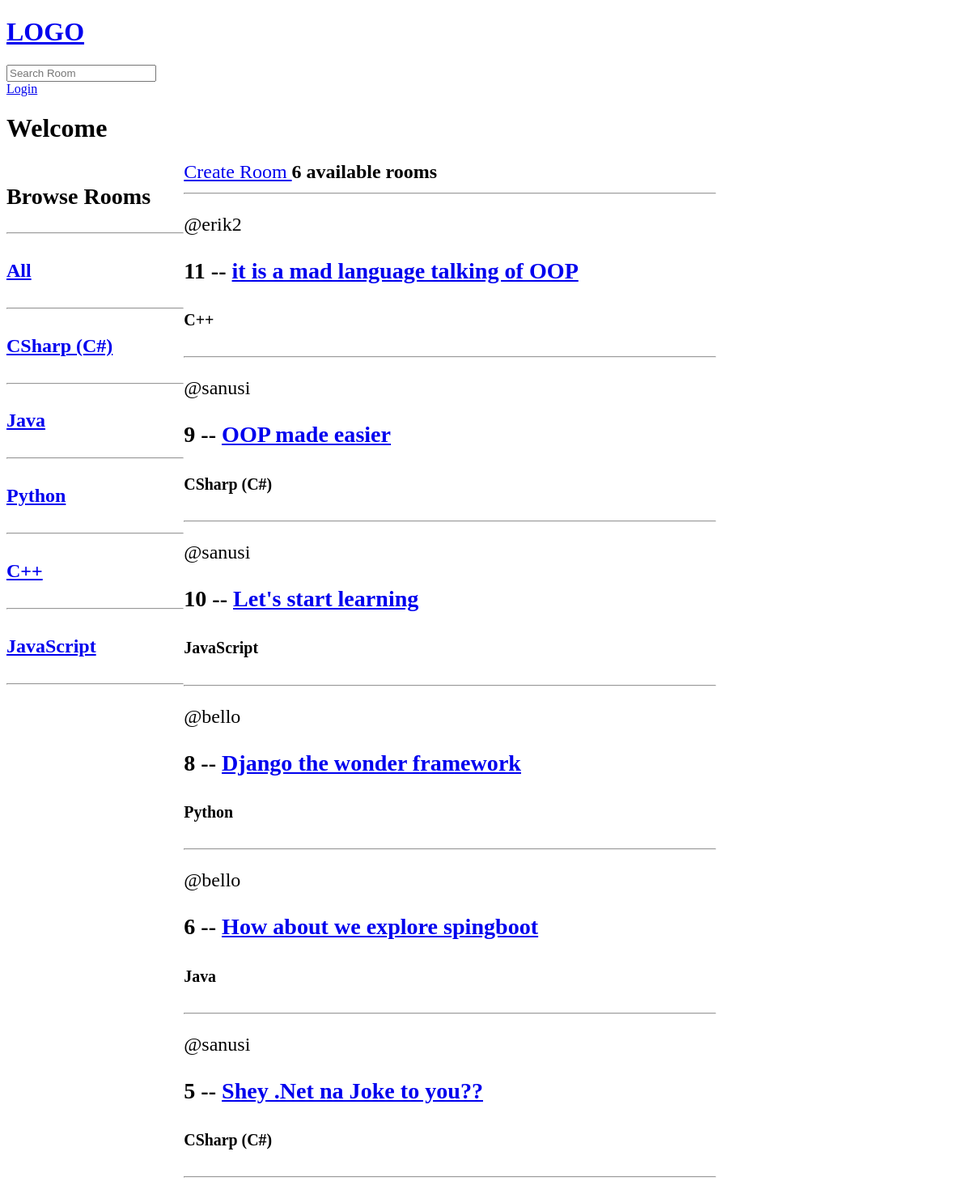
Before: / with the older database file.
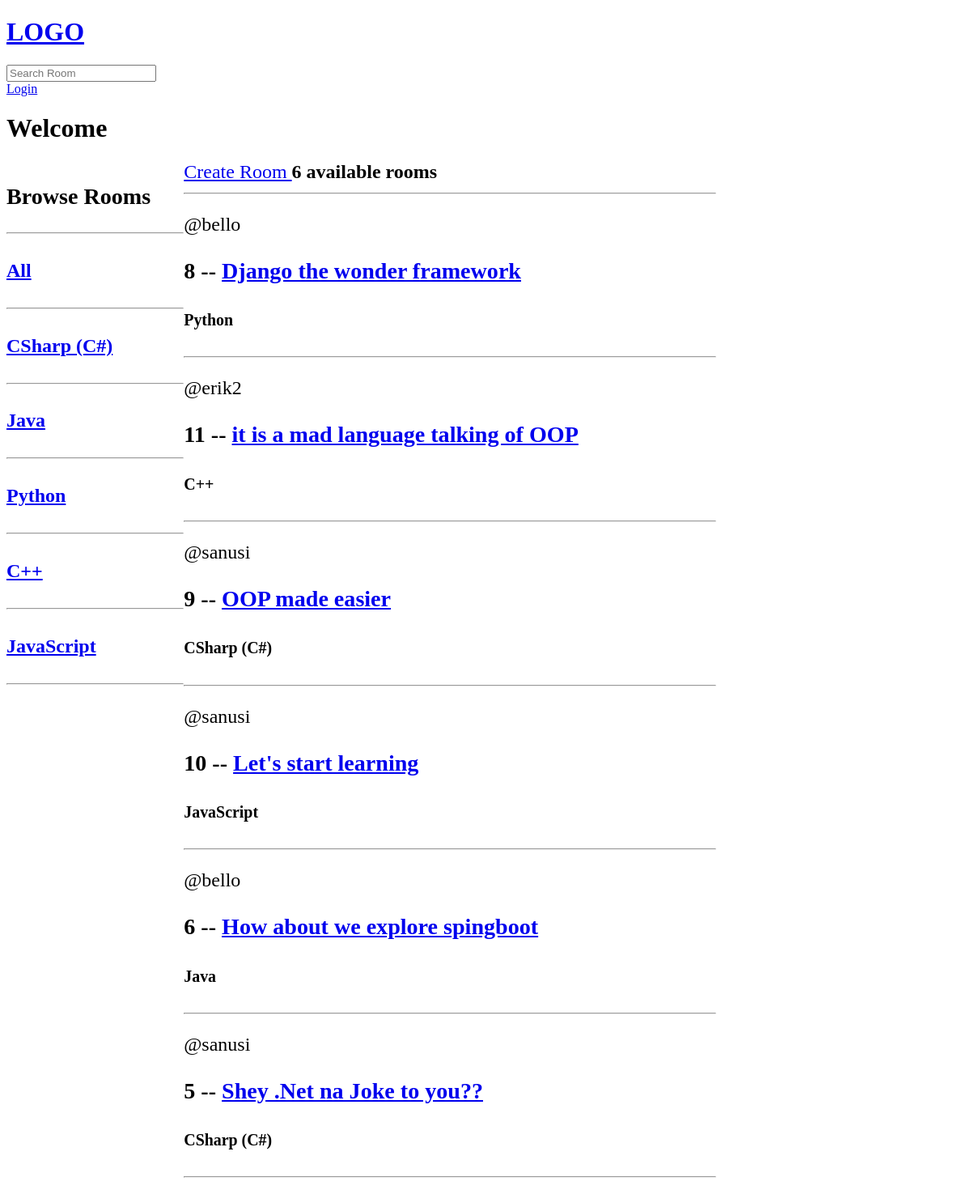
After: the same page with the newer database file.
### baseApp/models.py (models this page shows, shortened)
class Topic(models.Model):
    name = models.CharField(max_length=200)

class Room(models.Model):
    topic = models.ForeignKey(Topic, on_delete=models.SET_NULL, null=True)
    host = models.ForeignKey(User, on_delete=models.SET_NULL, null=True)
    participants = models.ManyToManyField(User, related_name="participants", blank=True)
    name = models.CharField(max_length=200)
    description = models.TextField(null = True, blank = True)
    updated = models.DateTimeField(auto_now=True)
    created = models.DateTimeField(auto_now_add=True)
    class Meta:
        ordering = ["-updated", "-created"]

### baseApp/views.py (the view)
# urls.py: path('', views.home, name="home"),
def home(request):
    query = request.GET.get('q') if request.GET.get('q') != None else ""
    rooms = Room.objects.filter(Q(topic__name__icontains=query) | Q(name__icontains=query) | Q(host__username__icontains=query) | Q(description__icontains=query))
    topics = Topic.objects.all()
    room_count = rooms.count()
    activityMsg = Message.objects.all()
    context = {"rooms":rooms, "topics":topics,"room_count":room_count, "activeityMessages":activityMsg}
    return render(request, "base/home.html", context)

### baseApp/templates/base/home.html (shortened to what this page needs)
{% extends "main.html" %} {% block content %}
<div class="home_container">
  <div>
    <h3>Browse Rooms</h3>
    <hr />
    <h4><a href="{% url 'home'%}">All</a></h4><hr>
    {% for topic in topics%}
    <h4><a href="{% url 'home'%}?q={{topic.name}}">{{topic.name}}</a></h4><hr>
    {%endfor%}
  </div>
  <div>
    <a href="{% url 'createRoom' %}">Create Room  </a>
    <b>{{room_count}} available rooms</b>
    <hr>
    {%for room in rooms %}
    <div>
      <p>@{{room.host.username}}</p>
      <h3>
        <b
          >{{room.id}} --
          <a href="{% url 'room' room.id %}">{{room.name}}</a></b
        >
      </h3>
      <h5>{{room.topic.name}}</h5>
      <hr />
    </div>
    {% endfor %}
  </div>
</div>
{% endblock content %}

### templates/main.html (shortened to what this page needs)
<!DOCTYPE html>
<html lang="en">
<head>
</head>
<body>
    {% include "navbar.html" %}
    {% block content %}
    {% endblock content %}
</body>
</html>

### templates/navbar.html
<a href="{% url 'home' %}"><h1>LOGO</h1></a>
<form action="{% url 'home' %}" method="GET">
  <input type="text" name="q" placeholder="Search Room" />
</form>
{%if request.user.is_authenticated%}
<a href="{%url 'logout' %}">Logout</a>
{%else%}
<a href="{%url 'login' %}">Login</a>
{%endif%}
<h1>Welcome {{request.user.username}}</h1>

### baseApp/templates/base/home.html (style rules this page uses)
.home_container { display: grid; grid-template-columns: 1fr 3fr 1.4fr; font-size: 24px; }

Changed rows visible on the page:
changed Room "Django the wonder framework": moves up the list
